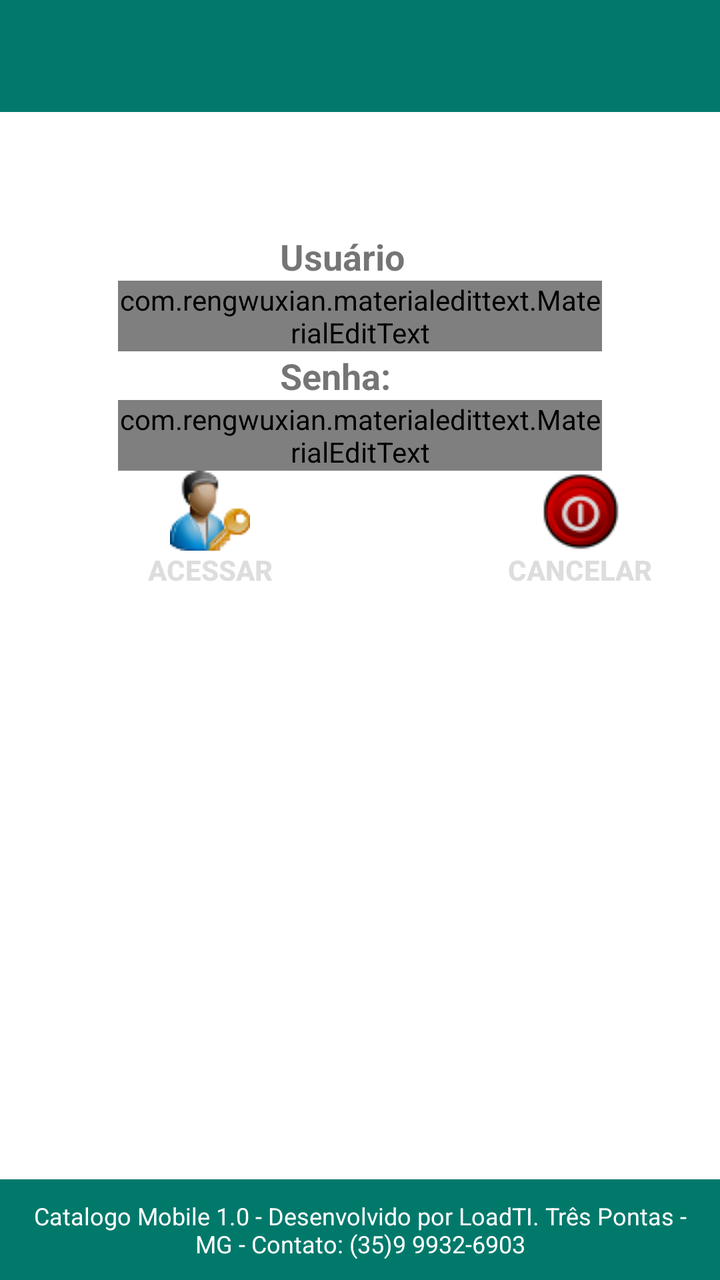
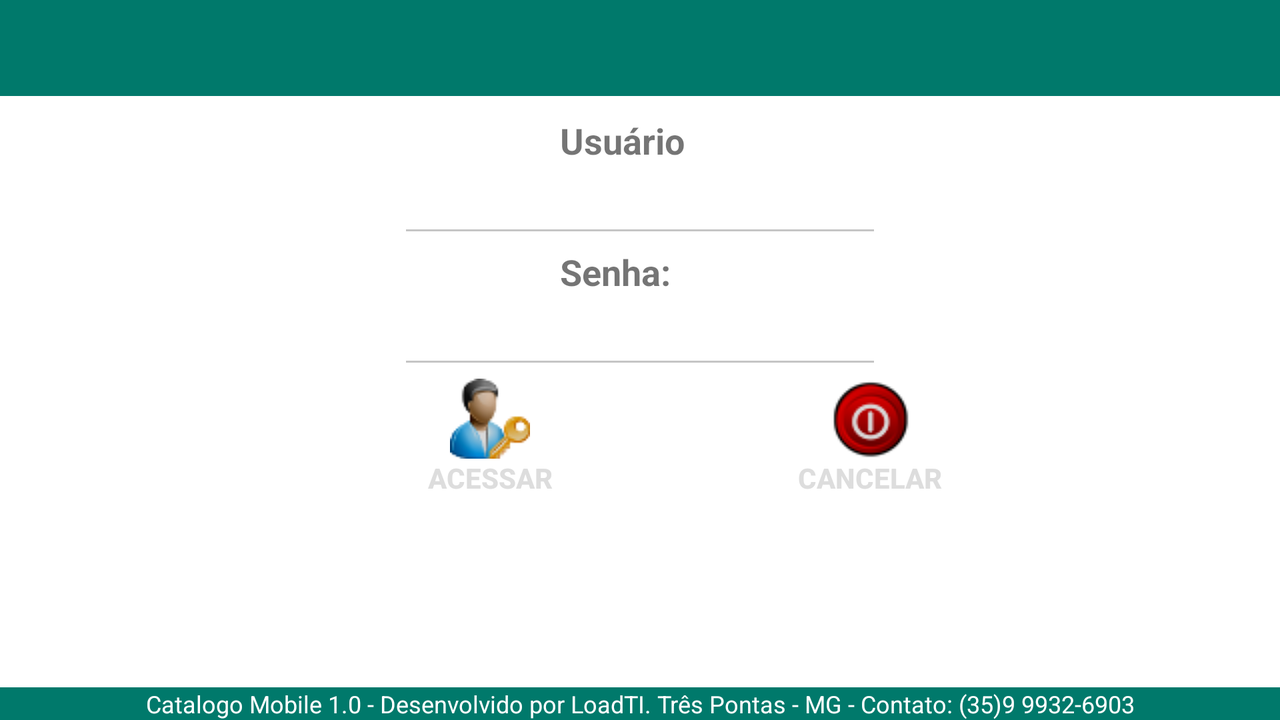

An Android layout and its configuration variant, each rendered on a device that would load it. The default file and the variant file are quoted in full after the pictures.
<!-- AndroidManifest.xml: application theme Theme.MyTheme -->
<!-- res/layout/login.xml -->
<RelativeLayout xmlns:android="http://schemas.android.com/apk/res/android"
    xmlns:app="http://schemas.android.com/apk/res-auto"
    xmlns:tools="http://schemas.android.com/tools"
    android:layout_width="match_parent"
    android:layout_height="match_parent"
    android:background="@color/branco"
    android:gravity="center_horizontal"
    android:orientation="vertical"
    tools:context=".Login">

    <LinearLayout
        android:id="@+id/cabecalho"
        android:layout_width="match_parent"
        android:layout_height="wrap_content"
        android:background="@color/branco"
        android:orientation="horizontal">

        <android.support.v7.widget.Toolbar
            android:id="@+id/tb_main_usuario"
            android:layout_width="match_parent"
            android:layout_height="?attr/actionBarSize"
            android:layout_alignParentLeft="true"
            android:background="@color/colorPrimaryDark"
            android:elevation="4dp"
            android:minHeight="?attr/actionBarSize"
            app:popupTheme="@style/ThemeOverlay.AppCompat.Light" />

    </LinearLayout>

    <LinearLayout
        android:id="@+id/rodape"
        android:layout_width="fill_parent"
        android:layout_height="wrap_content"
        android:layout_alignParentBottom="true"
        android:background="@color/colorPrimaryDark"
        android:gravity="center_vertical"
        android:padding="10dip">

        <TextView
            android:id="@+id/texto2"
            android:layout_width="fill_parent"
            android:layout_height="wrap_content"
            android:text="@string/desenvolvedor"
            android:textSize="12sp"
            android:textColor="@color/branco"
            android:gravity="center_horizontal" />
    </LinearLayout>

    
    <TextView
        android:id="@+id/textUsuario"
        android:layout_width="wrap_content"
        android:layout_height="wrap_content"
        android:layout_below="@+id/cabecalho"
        android:layout_centerHorizontal="true"
        android:layout_marginTop="60dp"
        android:width="80dp"
        android:text="@string/usuario"
        android:textSize="18sp"
        android:textStyle="bold" />


    
    <com.rengwuxian.materialedittext.MaterialEditText
        android:id="@+id/edtUsuario"
        android:layout_width="242dp"
        android:layout_height="wrap_content"
        android:layout_below="@+id/textUsuario"
        android:layout_centerHorizontal="true"
        android:layout_gravity="center"
        android:textCursorDrawable="@drawable/text_cursor"
        app:met_maxCharacters="10"
        app:met_primaryColor="?colorAccent"
        app:met_singleLineEllipsis="true" />

    
    <TextView
        android:id="@+id/textSenha"
        android:layout_width="wrap_content"
        android:layout_height="wrap_content"
        android:layout_below="@+id/edtUsuario"
        android:layout_centerHorizontal="true"
        android:layout_marginRight="20dip"
        android:width="80dp"
        android:text="@string/senha"
        android:textSize="18sp"

        android:textStyle="bold" />

    
    <com.rengwuxian.materialedittext.MaterialEditText
        android:id="@+id/edtSenha"
        android:layout_width="242dp"
        android:layout_height="wrap_content"
        android:layout_below="@+id/textSenha"
        android:layout_centerHorizontal="true"
        android:layout_gravity="center"
        android:inputType="textPassword"
        android:textCursorDrawable="@drawable/text_cursor"
        app:met_maxCharacters="8"
        app:met_primaryColor="?colorAccent"
        app:met_singleLineEllipsis="true" />

    <LinearLayout
        android:id="@+id/layLogin"
        android:layout_width="wrap_content"
        android:layout_height="wrap_content"
        android:layout_below="@+id/edtSenha"
        android:layout_centerHorizontal="true"
        android:orientation="horizontal">

    </LinearLayout>

    <Button
        android:id="@+id/btnLogin"
        android:layout_width="150dp"
        android:layout_height="wrap_content"
        android:layout_alignEnd="@+id/layLogin"
        android:layout_alignRight="@+id/layLogin"
        android:layout_below="@+id/edtSenha"
        android:background="@null"
        android:drawableTop="@drawable/btn_login"
        android:text="@string/acessar"
        android:textStyle="bold" />

    <Button
        android:id="@+id/btCancelar"
        android:layout_width="150dp"
        android:layout_height="wrap_content"
        android:layout_below="@+id/edtSenha"
        android:layout_toEndOf="@+id/textUsuario"
        android:layout_toRightOf="@+id/textUsuario"
        android:background="@null"
        android:drawableTop="@drawable/btn_off"
        android:text="@string/cancelar"
        android:textStyle="bold" />

</RelativeLayout>
<!-- resources referenced by this layout -->
<resources>
  <color name="branco">#ffffff</color>
  <color name="colorPrimaryDark">#00796B</color>
  <!-- drawable btn_login (drawable) -->
  <?xml version="1.0" encoding="utf-8"?>
  <selector xmlns:android="http://schemas.android.com/apk/res/android">
  
      
  
      
      <item android:drawable="@drawable/login_off" android:state_focused="false" android:state_pressed="false"></item>
  
      
      <item android:drawable="@drawable/login_off" android:state_focused="true" android:state_pressed="false"></item>
  
      <item android:drawable="@drawable/login_on" android:state_focused="false" android:state_pressed="true"></item>
  
  </selector>
  <!-- drawable btn_off (drawable) -->
  <?xml version="1.0" encoding="utf-8"?>
  <selector xmlns:android="http://schemas.android.com/apk/res/android">
  
      
  
      
      <item android:drawable="@drawable/off_off" android:state_focused="false" android:state_pressed="false"></item>
  
      
      <item android:drawable="@drawable/off_off" android:state_focused="true" android:state_pressed="false"></item>
  
      <item android:drawable="@drawable/off_on" android:state_focused="false" android:state_pressed="true"></item>
  
  </selector>
  <!-- drawable text_cursor (drawable) -->
  <?xml version="1.0" encoding="utf-8"?>
  <shape xmlns:android="http://schemas.android.com/apk/res/android"
      android:layout_width="match_parent"
      android:layout_height="wrap_content">
      <solid android:color="#00bcd4" />
      <size android:width="0.5dp" />
  </shape>
  <string name="acessar">Acessar</string>
  <string name="cancelar">Cancelar</string>
  <string name="desenvolvedor">Catalogo Mobile 1.0 - Desenvolvido por LoadTI. Três Pontas - MG - Contato: (35)9 9932-6903</string>
  <string name="senha">Senha: </string>
  <string name="usuario">Usuário</string>
  <style name="Theme.MyTheme" parent="Theme.AppCompat.Light.NoActionBar">
  
          <item name="colorControlNormal">#c5c5c5</item>
          <item name="colorControlActivated">@color/colorPrimary</item>
          <item name="colorControlHighlight">@color/control_highlight</item>
  
          
          <item name="windowNoTitle">true</item>
          <item name="windowActionBar">false</item>
  
          
          <item name="colorPrimary">@color/colorPrimary</item>
  
          
          <item name="colorPrimaryDark">@color/colorPrimaryDark</item>
  
          
          <item name="android:textColorPrimary">@color/grey</item>
          <item name="colorAccent">@color/colorAccent</item>
  
          
  
  
      </style>
  <!-- drawable login_off: png bitmap (drawable, 3365 bytes) -->
  <!-- drawable login_on: png bitmap (drawable, 3413 bytes) -->
  <!-- drawable off_off: png bitmap (drawable, 2275 bytes) -->
  <!-- drawable off_on: png bitmap (drawable, 2423 bytes) -->
  <color name="colorPrimary">#009688</color>
  <color name="control_highlight">#B3E5FC</color>
  <color name="grey">#ddd</color>
  <color name="colorAccent">#795548</color>
</resources>
<!-- res/layout-land/login.xml (the repository's variant of the layout above) -->
<!-- drawn on the phone turned sideways -->
<RelativeLayout xmlns:android="http://schemas.android.com/apk/res/android"
    xmlns:app="http://schemas.android.com/apk/res-auto"
    xmlns:tools="http://schemas.android.com/tools"
    android:layout_width="fill_parent"
    android:layout_height="fill_parent"
    android:background="@color/branco"
    android:gravity="center_horizontal"
    android:orientation="vertical"
    tools:context=".Login">

    <LinearLayout
        android:id="@+id/cabecalho"
        android:layout_width="match_parent"
        android:layout_height="wrap_content"
        android:background="@color/branco"
        android:orientation="horizontal">

        <android.support.v7.widget.Toolbar
            android:id="@+id/tb_main_usuario"
            android:layout_width="match_parent"
            android:layout_height="?attr/actionBarSize"
            android:layout_alignParentLeft="true"
            android:background="@color/colorPrimaryDark"
            android:elevation="4dp"
            android:minHeight="?attr/actionBarSize"
            app:popupTheme="@style/ThemeOverlay.AppCompat.Light" />

        
    </LinearLayout>

    <LinearLayout
        android:id="@+id/rodape"
        android:layout_width="fill_parent"
        android:layout_height="wrap_content"
        android:layout_alignParentBottom="true"
        android:background="@color/colorPrimaryDark"
        android:gravity="center_vertical">

        <TextView
            android:id="@+id/texto2"
            android:layout_width="fill_parent"
            android:layout_height="wrap_content"
            android:gravity="center_horizontal"
            android:text="@string/desenvolvedor"
            android:textColor="@color/branco"
            android:textSize="12sp" />
    </LinearLayout>

    
    <TextView
        android:id="@+id/textUsuario"
        android:layout_width="wrap_content"
        android:layout_height="wrap_content"
        android:layout_below="@+id/cabecalho"
        android:layout_centerHorizontal="true"
        android:width="80dp"
        android:text="@string/usuario"
        android:textSize="18sp"
        android:textStyle="bold"
        android:layout_marginTop="10dp" />


    
    <EditText
        android:id="@+id/edtUsuario"
        android:layout_width="242dp"
        android:layout_height="wrap_content"
        android:layout_below="@+id/textUsuario"
        android:layout_centerHorizontal="true"
        android:layout_gravity="center"
        android:textCursorDrawable="@drawable/text_cursor" />

    
    <TextView
        android:id="@+id/textSenha"
        android:layout_width="wrap_content"
        android:layout_height="wrap_content"
        android:layout_below="@+id/edtUsuario"
        android:layout_centerHorizontal="true"
        android:layout_marginRight="20dip"
        android:width="80dp"
        android:text="@string/senha"
        android:textSize="18sp"

        android:textStyle="bold" />

    
    <EditText
        android:id="@+id/edtSenha"
        android:layout_width="242dp"
        android:layout_height="wrap_content"
        android:layout_below="@+id/textSenha"
        android:layout_centerHorizontal="true"
        android:layout_gravity="center"
        android:inputType="textPassword"
        android:textCursorDrawable="@drawable/text_cursor" />

    <LinearLayout
        android:id="@+id/layLogin"
        android:layout_width="wrap_content"
        android:layout_height="wrap_content"
        android:layout_below="@+id/edtSenha"
        android:layout_centerHorizontal="true"
        android:orientation="horizontal">

    </LinearLayout>

    <Button
        android:id="@+id/btnLogin"
        android:layout_width="150dp"
        android:layout_height="wrap_content"
        android:layout_alignEnd="@+id/layLogin"
        android:layout_alignRight="@+id/layLogin"
        android:layout_below="@+id/edtSenha"
        android:background="@null"
        android:drawableTop="@drawable/btn_login"
        android:text="@string/acessar"
        android:textStyle="bold" />

    <Button
        android:id="@+id/btCancelar"
        android:layout_width="150dp"
        android:layout_height="wrap_content"
        android:layout_below="@+id/edtSenha"
        android:layout_toEndOf="@+id/textUsuario"
        android:layout_toRightOf="@+id/textUsuario"
        android:background="@null"
        android:drawableTop="@drawable/btn_off"
        android:text="@string/cancelar"
        android:textStyle="bold" />

</RelativeLayout>
